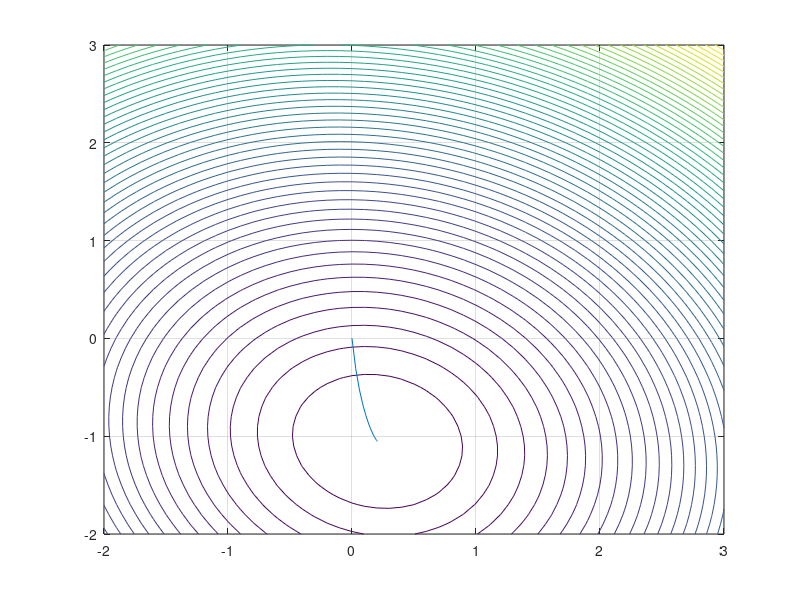

MATLAB code to generate this figure:
% Illustrate SDA with data from prob 2 in HW 1

% From prob 2 in HW 1
X = [1 5 2; 6 3 1]';
d = [5 4 1]';
a1 = -0.1950;  % from table 4.1 on page 215
%a1 = -0.9750;  % from table 4.1 on page 215
%a1 = -1.5955;  % from table 4.1 on page 215
%a1 = -1.9114;  % from table 4.1 on page 215
a2=0.95;          % from table 4.1 on page 215
r1 = -a1/(1+a2);
r2 = -(1 + a1*r1)/a2;
Rx = [1, r1; r1, 1];
Rxd = [r1; r2];
Rdd = 1;

% Compute error surface in [-2,2]x[-2,2]
w0 = -2:0.1:3;
Nw0 = length(w0);
err = zeros(Nw0, Nw0);
for x=1:Nw0,
    for y=1:Nw0,
        w = [w0(x),w0(y)];
        err(y,x) = w*Rx*w' - 2*Rxd'*w' + Rdd; % row for y, col for x
    end
end
contour(w0,w0,err, 28*2); grid on; % contour(x(i),y(j), err(y(j),x(i))),

% Draw the convergence path 
N = 1000;
w = zeros(2,N);
mu = 0.3;         % 1/Lmax = 0.016 for this example
w(:,1) = [0 0]';
for i=2:N,
    w(:,i) = w(:,i-1) + mu*(Rxd - Rx*w(:,i-1));
end
hold on;
plot(w(1,:), w(2,:)); % Note the convention of contour cmd above
%plot(w(1,:), w(2,:),'.'); % use this to see speed of convergence    
hold off
